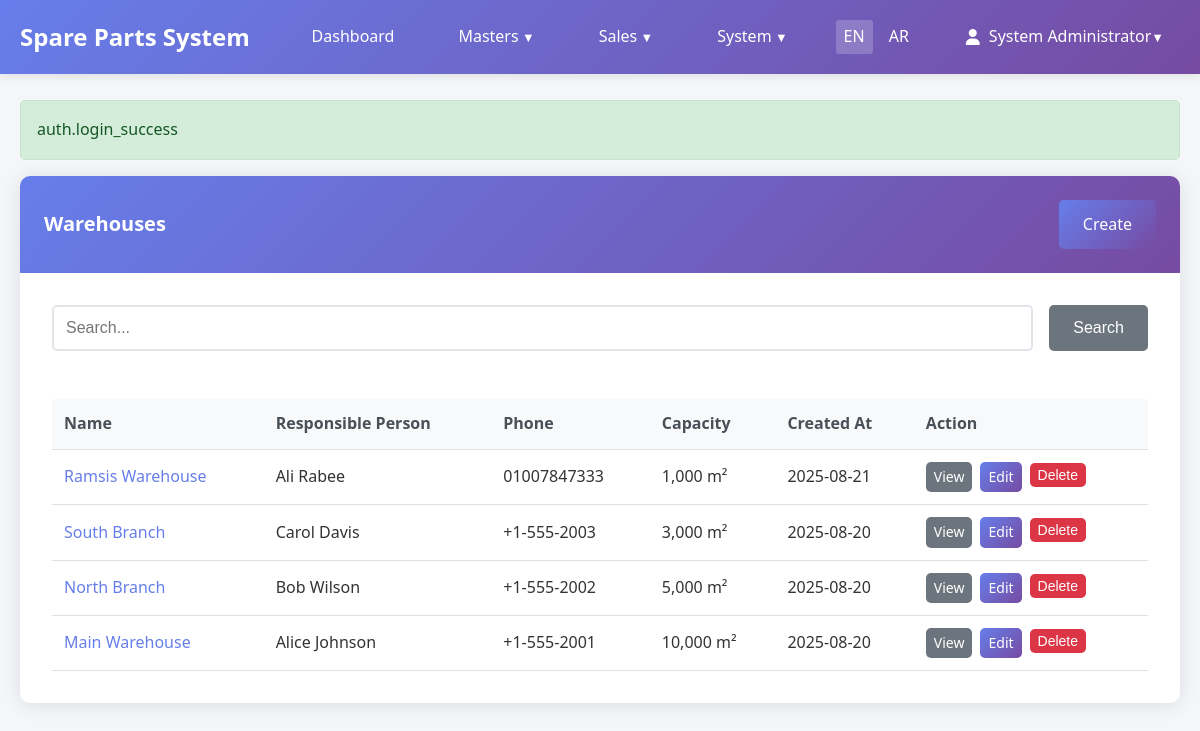
/warehouses (signed in), run on the app's committed database.
### tables this page shows
CREATE TABLE `sp_warehouses` (
  `id` int NOT NULL AUTO_INCREMENT,
  `name` varchar(255) NOT NULL,
  `address` text,
  `capacity` decimal(10,2) DEFAULT NULL,
  `responsible_name` varchar(255) DEFAULT NULL,
  `responsible_email` varchar(255) DEFAULT NULL,
  `responsible_phone` varchar(50) DEFAULT NULL,
  `created_at` timestamp NOT NULL DEFAULT CURRENT_TIMESTAMP,
  PRIMARY KEY (`id`),
  KEY `idx_name` (`name`)
);

### app/core/Controller.php (called while the page is built, shortened)
<?php
class Controller
{
    protected function view(string $view, array $data = []): void
    {
        extract($data);
        $viewPath = __DIR__ . "/../views/{$view}.php";
        require $viewPath;
    }
}

### app/controllers/WarehouseController.php (called while the page is built, shortened)
<?php
class WarehouseController extends Controller
{
    private Warehouse $warehouseModel;
    public function __construct()
    {
        $this->warehouseModel = new Warehouse();
    }
    public function index(): void
    {
        $search = Helpers::input('search', '');
        $page = (int) Helpers::input('page', 1);
        if (!empty($search)) {
            $warehouses = $this->warehouseModel->search($search, $page);
        } else {
            $warehouses = $this->warehouseModel->paginate($page);
        }
        $this->view('warehouses/index', compact('warehouses', 'search'));
    }
}

### public/index.php (called while the page is built, shortened)
<?php
require_once __DIR__ . '/../app/core/Autoloader.php';
$router = new Router();
$router->get('/', 'AuthController@loginForm');
$router->get('/login', 'AuthController@loginForm');
$router->post('/login', 'AuthController@login');
$router->get('/logout', 'AuthController@logout');
$router->resolve();

### app/core/I18n.php (called while the page is built, shortened)
<?php
class I18n
{
    private static string $locale = 'en';
    private static array $translations = [];
    public static function init(string $locale): void
    {
        $validLocales = ['en', 'ar'];
        self::$locale = in_array($locale, $validLocales) ? $locale : 'en';
    }
    public static function t(string $key, array $params = []): string
    {
        $translation = self::getTranslation($key);
        return $translation;
    }
    private static function getTranslation(string $key): string
    {
        $keys = explode('.', $key);
        $translation = self::$translations;
        foreach ($keys as $k) {
            if (isset($translation[$k])) {
                $translation = $translation[$k];
            } else {
                error_log("Translation not found for key: $key in locale: " . self::$locale);
                return $key;
            }
        }
        return is_string($translation) ? $translation : $key;
    }
    private static function loadTranslations(): void
    {
        $langFile = __DIR__ . "/../lang/" . self::$locale . ".php";
        if (file_exists($langFile)) {
            self::$translations = require $langFile;
        } else {
            error_log("Language file not found: $langFile");
            self::$translations = [];
        }
    }
}

### app/core/Autoloader.php (called while the page is built, shortened)
<?php
class Autoloader
{
    private static array $namespaces = [];
    public static function addNamespace(string $prefix, string $baseDir): void
    {
        $prefix = trim($prefix, '\\') . '\\';
        $baseDir = rtrim($baseDir, DIRECTORY_SEPARATOR) . '/';
        if (!isset(self::$namespaces[$prefix])) {
            self::$namespaces[$prefix] = [];
        }
        array_push(self::$namespaces[$prefix], $baseDir);
    }
    public static function load(string $class): bool
    {
        $prefix = $class;
        while (false !== $pos = strrpos($prefix, '\\')) {
            $prefix = substr($class, 0, $pos + 1);
            $relativeClass = substr($class, $pos + 1);
            $mappedFile = self::loadMappedFile($prefix, $relativeClass);
            if ($mappedFile) {
                return $mappedFile;
            }
            $prefix = rtrim($prefix, '\\');
        }
        return false;
    }
    private static function loadMappedFile(string $prefix, string $relativeClass): bool
    {
        if (!isset(self::$namespaces[$prefix])) {
            return false;
        }
        foreach (self::$namespaces[$prefix] as $baseDir) {
            $file = $baseDir . str_replace('\\', '/', $relativeClass) . '.php';
            $fileLower = $baseDir . str_replace('\\', '/', strtolower($relativeClass)) . '.php';
            if (self::requireFile($fileLower)) {
                return true;
            }
        }
        return false;
    }
    private static function requireFile(string $file): bool
    {
        if (file_exists($file)) {
            return true;
        }
        return false;
    }
}

### app/core/Helpers.php (called while the page is built, shortened)
<?php
class Helpers
{
    public static function input(string $key, $default = null)
    {
        return $default;
    }
    public static function escape($value): string
    {
        return htmlspecialchars($value, ENT_QUOTES, 'UTF-8');
    }
    public static function formatDate(string $date, string $format = 'Y-m-d'): string
    {
        return date($format, strtotime($date));
    }
}

### app/config/DB.php (called while the page is built, shortened)
<?php
class DB
{
    private static ?PDO $instance = null;
    public static function getInstance(): PDO
    {
        if (self::$instance === null) {
            try {
                $config = Config::$database;
                $dsn = "mysql:host={$config['host']};dbname={$config['dbname']};charset={$config['charset']}";
                self::$instance = new PDO(
                    $dsn,
                    $config['username'],
                    $config['password'],
                    $config['options']
                );
            } catch (PDOException $e) {
                error_log("Database connection failed: " . $e->getMessage());
                throw new PDOException('Database connection failed: ' . $e->getMessage());
            }
        }
        return self::$instance;
    }
    public static function query(string $sql, array $params = []): \PDOStatement
    {
        try {
            $stmt = self::getInstance()->prepare($sql);
            $stmt->execute($params);
            return $stmt;
        } catch (PDOException $e) {
            error_log("Query failed: " . $e->getMessage());
            throw $e;
        }
    }
}

### app/core/Model.php (called while the page is built, shortened)
<?php
class Model
{
    protected string $table;
    protected string $primaryKey = 'id';
    public function paginate(int $page = 1, int $perPage = 15): array
    {
        $offset = ($page - 1) * $perPage;
        $totalStmt = DB::query("SELECT COUNT(*) as total FROM {$this->table}");
        $total = $totalStmt->fetch()['total'];
        $stmt = DB::query("SELECT * FROM {$this->table} ORDER BY {$this->primaryKey} DESC LIMIT ? OFFSET ?", [$perPage, $offset]);
        $data = $stmt->fetchAll();
        return [
            'data' => $data,
            'total' => $total,
            'per_page' => $perPage,
            'current_page' => $page,
            'last_page' => (int) ceil($total / $perPage),
            'from' => $offset + 1,
            'to' => min($offset + $perPage, $total)
        ];
    }
}

### app/views/warehouses/index.php (the view, shortened to what this page needs)
<div class="card">
    <div class="card-header">
        <div style="display: flex; justify-content: space-between; align-items: center;">
            <h1 class="card-title"><?= I18n::t('navigation.warehouses') ?></h1>
            <a href="/warehouses/create" class="btn btn-primary"><?= I18n::t('actions.create') ?></a>
        </div>
    </div>
    <div class="card-body">
        <form method="GET" action="/warehouses" style="margin-bottom: 2rem;">
            <div style="display: flex; gap: 1rem;">
                <input
                    type="text"
                    name="search"
                    class="form-control"
                    placeholder="<?= I18n::t('actions.search') ?>..."
                    value="<?= Helpers::escape($search ?? '') ?>"
                    style="flex: 1;"
                >
                <button type="submit" class="btn btn-secondary"><?= I18n::t('actions.search') ?></button>
            </div>
        </form>
        <div class="table-responsive">
            <table class="table">
                <thead>
                    <tr>
                        <th><?= I18n::t('common.name') ?></th>
                        <th>Responsible Person</th>
                        <th><?= I18n::t('common.phone') ?></th>
                        <th>Capacity</th>
                        <th><?= I18n::t('common.created_at') ?></th>
                        <th><?= I18n::t('common.action') ?></th>
                    </tr>
                </thead>
                <tbody>
                    <?php if (!empty($warehouses['data'])): ?>
                        <?php foreach ($warehouses['data'] as $warehouse): ?>
                            <tr>
                                <td>
                                    <a href="/warehouses/<?= $warehouse['id'] ?>" style="text-decoration: none; color: #667eea;">
                                        <?= Helpers::escape($warehouse['name'] ?? '') ?>
                                    </a>
                                </td>
                                <td><?= Helpers::escape($warehouse['responsible_name'] ?? '') ?></td>
                                <td><?= Helpers::escape($warehouse['responsible_phone'] ?? '') ?></td>
                                <td>
                                    <?= $warehouse['capacity'] ? number_format($warehouse['capacity'], 0) . ' m²' : '-' ?>
                                </td>
                                <td><?= Helpers::formatDate($warehouse['created_at'] ?? date('Y-m-d H:i:s')) ?></td>
                                <td>
                                    <div style="display: flex; gap: 0.5rem;">
                                        <a href="/warehouses/<?= $warehouse['id'] ?>" class="btn btn-sm btn-secondary"><?= I18n::t('actions.view') ?></a>
                                        <a href="/warehouses/<?= $warehouse['id'] ?>/edit" class="btn btn-sm btn-primary"><?= I18n::t('actions.edit') ?></a>
                                        <form method="POST" action="/warehouses/<?= $warehouse['id'] ?>/delete" style="display: inline;"
                                              onsubmit="return confirm('Are you sure you want to delete this warehouse?')">
                                            <button type="submit" class="btn btn-sm btn-danger"><?= I18n::t('actions.delete') ?></button>
                                        </form>
                                    </div>
                                </td>
                            </tr>
                        <?php endforeach; ?>
                    <?php endif; ?>
                </tbody>
            </table>
        </div>
    </div>
</div>
<?php
include __DIR__ . '/../layouts/base.php';
?>

### app/core/Router.php (shortened to what this page needs)
<?php
class Router
{
    private array $routes = [];
    private array $groupStack = [];
    public function group(array $attributes, callable $callback): void
    {
        $this->groupStack[] = $attributes;
        array_pop($this->groupStack);
    }
    private function addRoute(string $method, string $path, string $action): void
    {
        $path = '/' . trim($path, '/');
        if ($path !== '/') {
            $path = rtrim($path, '/');
        }
        $route = [
            'method' => $method,
            'path' => $path,
            'action' => $action,
            'middleware' => $this->getGroupMiddleware()
        ];
        $this->routes[] = $route;
    }
    private function getGroupMiddleware(): array
    {
        $middleware = [];
        foreach ($this->groupStack as $group) {
            if (isset($group['auth']) && $group['auth']) {
                $middleware[] = 'auth';
            }
        }
        return $middleware;
    }
    public function resolve(): void
    {
        $method = $_SERVER['REQUEST_METHOD'];
        $path = parse_url($_SERVER['REQUEST_URI'], PHP_URL_PATH);
        $path = '/' . trim($path, '/');
        if ($path !== '/') {
            $path = rtrim($path, '/');
        }
        foreach ($this->routes as $route) {
            if ($route['method'] === $method && $this->matchPath($route['path'], $path)) {
                $this->executeAction($route['action'], $this->extractParams($route['path'], $path));
                return;
            }
        }
    }
    private function matchPath(string $routePath, string $requestPath): bool
    {
        $pattern = preg_replace('/\{[^}]+\}/', '([^/]+)', $routePath);
        $pattern = '#^' . $pattern . '$#';
        return (bool) preg_match($pattern, $requestPath);
    }
    private function extractParams(string $routePath, string $requestPath): array
    {
        $params = [];
        return $params;
    }
    private function executeAction(string $action, array $params = []): void
    {
        [$controllerName, $methodName] = explode('@', $action);
        $controller = new $controllerClass();
        $controller->$methodName($params);
    }
}

### public/assets/css/app.css (style rules this page uses)
* { margin: 0; padding: 0; box-sizing: border-box; }
body { font-family: 'Segoe UI', Tahoma, Geneva, Verdana, sans-serif; line-height: 1.6; color: #333; background-color: #f4f6f9; }
.card { background: white; border-radius: 10px; box-shadow: 0 2px 20px rgba(0,0,0,0.1); overflow: hidden; margin-bottom: 2rem; }
.card-header { background: linear-gradient(135deg, #667eea 0%, #764ba2 100%); color: white; padding: 1.5rem; border-bottom: none; }
.card-title { font-size: 1.25rem; margin: 0; }
.card-body { padding: 2rem; }
.form-control { width: 100%; padding: 0.75rem; border: 2px solid #e1e5e9; border-radius: 5px; font-size: 1rem; transition: border-color 0.3s, box-shadow 0.3s; }
.btn { padding: 0.75rem 1.5rem; border: none; border-radius: 5px; font-size: 1rem; cursor: pointer; text-decoration: none; display: inline-block; text-align: center; transition: all 0.3s; font-weight: 500; }
.btn-primary { background: linear-gradient(135deg, #667eea 0%, #764ba2 100%); color: white; }
.btn-secondary { background-color: #6c757d; color: white; }
.btn-danger { background-color: #dc3545; color: white; }
.btn-sm { padding: 0.25rem 0.5rem; font-size: 0.875rem; }
.table { width: 100%; border-collapse: collapse; margin-top: 1rem; }
.table th, .table td { padding: 0.75rem; border-bottom: 1px solid #dee2e6; text-align: left; }
.table th { background-color: #f8f9fa; font-weight: 600; color: #495057; }
.table-responsive { overflow-x: auto; }

### data on the page
sp_warehouses: name "Ramsis Warehouse", responsible_name "Ali Rabee", responsible_phone "01007847333", capacity "1,000"
sp_warehouses: name "South Branch", responsible_name "Carol Davis", responsible_phone "+1-555-2003", capacity "3,000"
sp_warehouses: name "North Branch", responsible_name "Bob Wilson", responsible_phone "+1-555-2002", capacity "5,000"
sp_warehouses: name "Main Warehouse", responsible_name "Alice Johnson", responsible_phone "+1-555-2001", capacity "10,000"

### other printed values
Helpers::escape($message) "auth.login_success"
